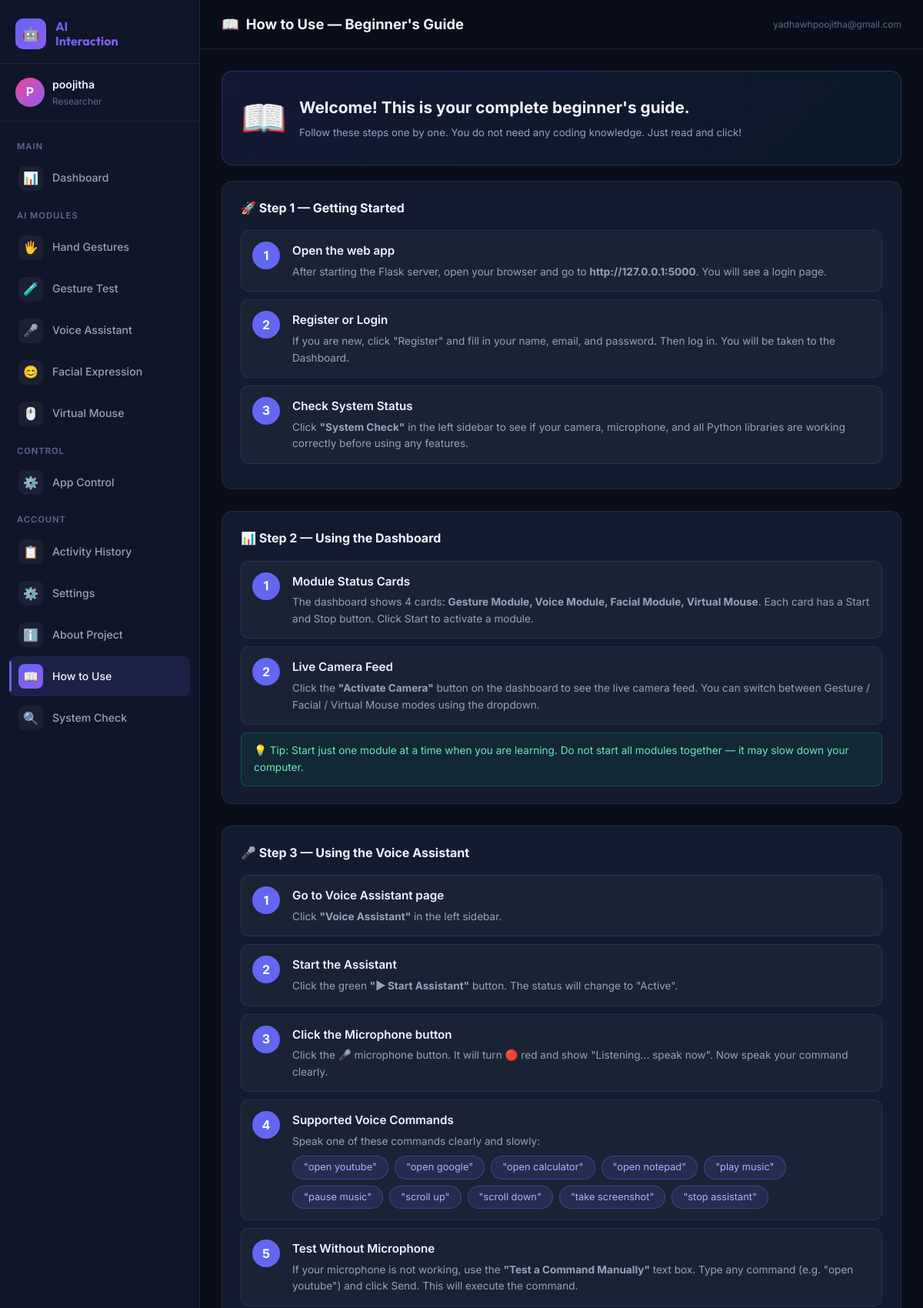
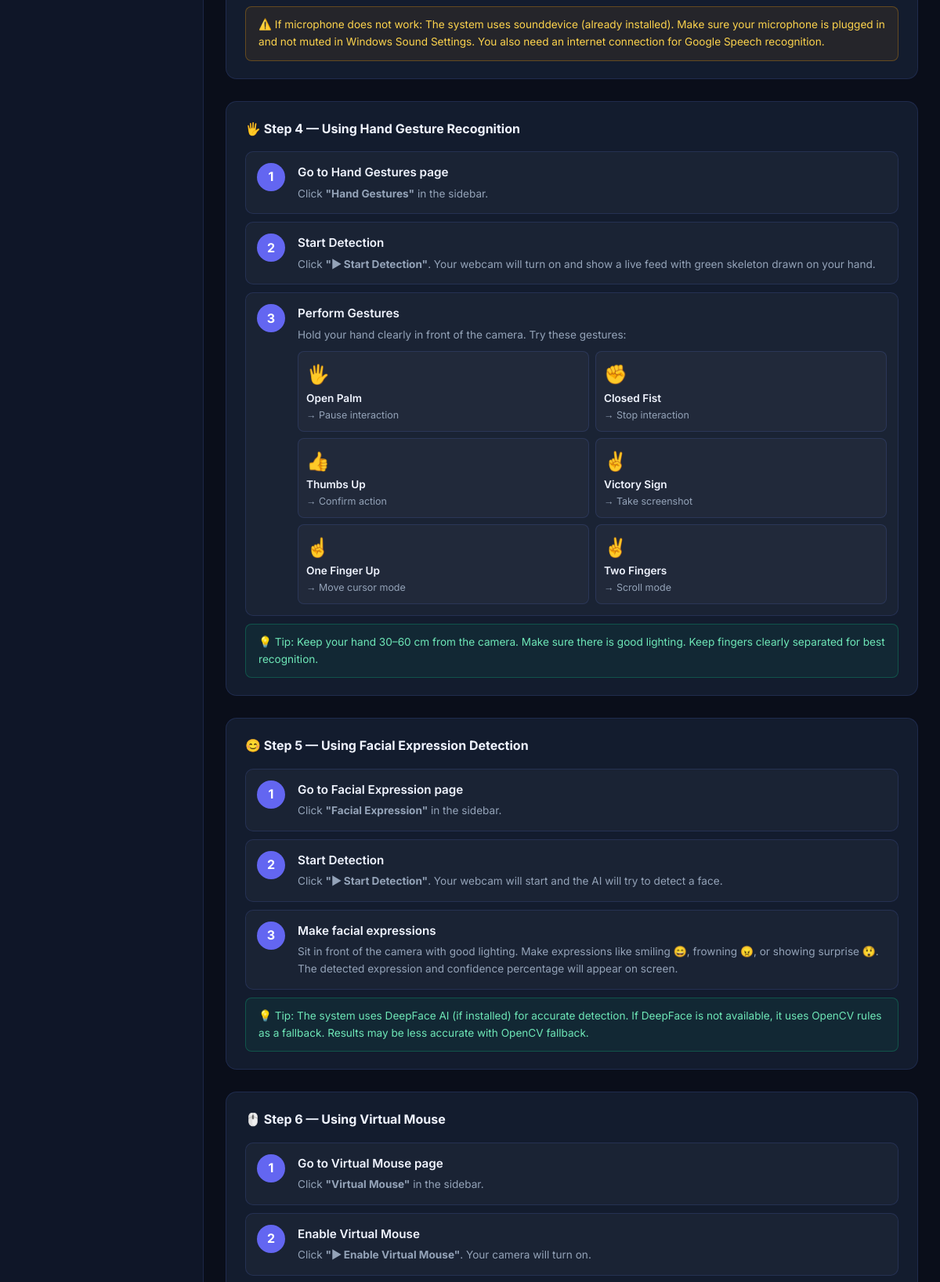
The app's page /how-to-use (signed in, upper part) with its own data (2 pictures, top to bottom).
### database/database.py (models this page shows, shortened)
class User(UserMixin, db.Model):
    __tablename__ = 'users'
    id = db.Column(db.Integer, primary_key=True)
    username = db.Column(db.String(80), unique=True, nullable=False)
    email = db.Column(db.String(120), unique=True, nullable=False)
    password_hash = db.Column(db.String(256), nullable=False)
    full_name = db.Column(db.String(120))
    avatar = db.Column(db.String(256), default='default.png')
    created_at = db.Column(db.DateTime, default=datetime.utcnow)
    last_login = db.Column(db.DateTime)
    is_active = db.Column(db.Boolean, default=True)
    settings = db.relationship('UserSettings', backref='user', uselist=False, cascade='all, delete-orphan')
    activities = db.relationship('ActivityLog', backref='user', lazy='dynamic', cascade='all, delete-orphan')

### app.py (the view)
@app.route('/how-to-use')
@login_required
def how_to_use():
    return render_template('how_to_use.html', user=current_user)

### app.py (called while the page is built)
@login_manager.user_loader
def load_user(user_id):
    return User.query.get(int(user_id))

### templates/how_to_use.html (shortened to what this page needs)
{% extends "base.html" %}
{% block page_icon %}📖{% endblock %}
{% block page_title %}How to Use — Beginner's Guide{% endblock %}
{% block content %}
<div class="card fade-in mb-20"
    style="background:linear-gradient(135deg,rgba(99,102,241,0.12),rgba(6,182,212,0.08));border-color:rgba(99,102,241,0.3);">
    <div style="display:flex;align-items:center;gap:16px;">
        <div style="font-size:3rem;">📖</div>
        <div>
            <div style="font-size:1.3rem;font-weight:700;margin-bottom:6px;">Welcome! This is your complete beginner's
                guide.</div>
            <div class="text-secondary text-sm">Follow these steps one by one. You do not need any coding knowledge.
                Just read and click!</div>
        </div>
    </div>
</div>
<div class="card fade-in guide-section">
    <div class="card-title mb-16">🚀 Step 1 — Getting Started</div>
    <div class="guide-step">
        <div class="step-num">1</div>
        <div class="step-body">
            <div class="step-title">Open the web app</div>
            <div class="step-desc">After starting the Flask server, open your browser and go to
                <strong>http://127.0.0.1:5000</strong>. You will see a login page.</div>
        </div>
    </div>
    <div class="guide-step">
        <div class="step-num">2</div>
        <div class="step-body">
            <div class="step-title">Register or Login</div>
            <div class="step-desc">If you are new, click "Register" and fill in your name, email, and password. Then log
                in. You will be taken to the Dashboard.</div>
        </div>
    </div>
    <div class="guide-step">
        <div class="step-num">3</div>
        <div class="step-body">
            <div class="step-title">Check System Status</div>
            <div class="step-desc">Click <strong>"System Check"</strong> in the left sidebar to see if your camera,
                microphone, and all Python libraries are working correctly before using any features.</div>
        </div>
    </div>
</div>
<div class="card fade-in guide-section">
    <div class="card-title mb-16">📊 Step 2 — Using the Dashboard</div>
    <div class="guide-step">
        <div class="step-num">1</div>
        <div class="step-body">
            <div class="step-title">Module Status Cards</div>
            <div class="step-desc">The dashboard shows 4 cards: <strong>Gesture Module, Voice Module, Facial Module,
                    Virtual Mouse</strong>. Each card has a Start and Stop button. Click Start to activate a module.
            </div>
        </div>
    </div>
    <div class="guide-step">
        <div class="step-num">2</div>
        <div class="step-body">
            <div class="step-title">Live Camera Feed</div>
            <div class="step-desc">Click the <strong>"Activate Camera"</strong> button on the dashboard to see the live
                camera feed. You can switch between Gesture / Facial / Virtual Mouse modes using the dropdown.</div>
        </div>
    </div>
    <div class="tip-box">💡 Tip: Start just one module at a time when you are learning. Do not start all modules
        together — it may slow down your computer.</div>
</div>
<div class="card fade-in guide-section">
    <div class="card-title mb-16">🎤 Step 3 — Using the Voice Assistant</div>
    <div class="guide-step">
        <div class="step-num">1</div>
        <div class="step-body">
            <div class="step-title">Go to Voice Assistant page</div>
            <div class="step-desc">Click <strong>"Voice Assistant"</strong> in the left sidebar.</div>
        </div>
    </div>
    <div class="guide-step">
        <div class="step-num">2</div>
        <div class="step-body">
            <div class="step-title">Start the Assistant</div>
            <div class="step-desc">Click the green <strong>"▶ Start Assistant"</strong> button. The status will change
                to "Active".</div>
        </div>
    </div>
    <div class="guide-step">
        <div class="step-num">3</div>
        <div class="step-body">
            <div class="step-title">Click the Microphone button</div>
            <div class="step-desc">Click the 🎤 microphone button. It will turn 🔴 red and show "Listening... speak
                now". Now speak your command clearly.</div>
        </div>
    </div>
    <div class="guide-step">
        <div class="step-num">4</div>
        <div class="step-body">
            <div class="step-title">Supported Voice Commands</div>
            <div class="step-desc">Speak one of these commands clearly and slowly:</div>
            <div class="cmd-list">
                <span class="cmd-chip">"open youtube"</span>
                <span class="cmd-chip">"open google"</span>
                <span class="cmd-chip">"open calculator"</span>
                <span class="cmd-chip">"open notepad"</span>
                <span class="cmd-chip">"play music"</span>
                <span class="cmd-chip">"pause music"</span>
                <span class="cmd-chip">"scroll up"</span>
                <span class="cmd-chip">"scroll down"</span>
                <span class="cmd-chip">"take screenshot"</span>
                <span class="cmd-chip">"stop assistant"</span>
            </div>
        </div>
    </div>
    <div class="guide-step">
        <div class="step-num">5</div>
        <div class="step-body">
            <div class="step-title">Test Without Microphone</div>
            <div class="step-desc">If your microphone is not working, use the <strong>"Test a Command Manually"</strong>
                text box. Type any command (e.g. "open youtube") and click Send. This will execute the command.</div>
        </div>
    </div>
    <div class="warn-box">⚠️ If microphone does not work: The system uses sounddevice (already installed). Make sure
        your microphone is plugged in and not muted in Windows Sound Settings. You also need an internet connection for
        Google Speech recognition.</div>
</div>
<div class="card fade-in guide-section">
    <div class="card-title mb-16">🖐️ Step 4 — Using Hand Gesture Recognition</div>
    <div class="guide-step">
        <div class="step-num">1</div>
        <div class="step-body">
            <div class="step-title">Go to Hand Gestures page</div>
            <div class="step-desc">Click <strong>"Hand Gestures"</strong> in the sidebar.</div>
        </div>
    </div>
    <div class="guide-step">
        <div class="step-num">2</div>
        <div class="step-body">
            <div class="step-title">Start Detection</div>
            <div class="step-desc">Click <strong>"▶ Start Detection"</strong>. Your webcam will turn on and show a live
                feed with green skeleton drawn on your hand.</div>
        </div>
    </div>
    <div class="guide-step">
        <div class="step-num">3</div>
        <div class="step-body">
            <div class="step-title">Perform Gestures</div>
            <div class="step-desc">Hold your hand clearly in front of the camera. Try these gestures:</div>
            <div style="margin-top:10px;display:grid;grid-template-columns:1fr 1fr;gap:8px;">
                {% for emoji, name, action in [('🖐️','Open Palm','Pause interaction'),('✊','Closed Fist','Stop
                interaction'),('👍','Thumbs Up','Confirm action'),('✌️','Victory Sign','Take screenshot'),('☝️','One
                Finger Up','Move cursor mode'),('✌️','Two Fingers','Scroll mode')] %}
                <div
                    style="background:rgba(255,255,255,0.03);border:1px solid var(--border);border-radius:8px;padding:10px;">
                    <div style="font-size:1.5rem;">{{ emoji }}</div>
                    <div style="font-weight:600;font-size:0.85rem;">{{ name }}</div>
                    <div style="font-size:0.78rem;color:var(--text-secondary);">→ {{ action }}</div>
                </div>
                {% endfor %}
            </div>
        </div>
    </div>
    <div class="tip-box">💡 Tip: Keep your hand 30–60 cm from the camera. Make sure there is good lighting. Keep fingers
        clearly separated for best recognition.</div>
</div>
<div class="card fade-in guide-section">
    <div class="card-title mb-16">😊 Step 5 — Using Facial Expression Detection</div>
    <div class="guide-step">
        <div class="step-num">1</div>
        <div class="step-body">
            <div class="step-title">Go to Facial Expression page</div>
            <div class="step-desc">Click <strong>"Facial Expression"</strong> in the sidebar.</div>
        </div>
    </div>
    <div class="guide-step">
        <div class="step-num">2</div>
        <div class="step-body">
            <div class="step-title">Start Detection</div>
            <div class="step-desc">Click <strong>"▶ Start Detection"</strong>. Your webcam will start and the AI will
                try to detect a face.</div>
        </div>
    </div>
    <div class="guide-step">
        <div class="step-num">3</div>
        <div class="step-body">
            <div class="step-title">Make facial expressions</div>
            <div class="step-desc">Sit in front of the camera with good lighting. Make expressions like smiling 😄,
                frowning 😠, or showing surprise 😲. The detected expression and confidence percentage will appear on
                screen.</div>
        </div>
    </div>
    <div class="tip-box">💡 Tip: The system uses DeepFace AI (if installed) for accurate detection. If DeepFace is not
        available, it uses OpenCV rules as a fallback. Results may be less accurate with OpenCV fallback.</div>
</div>
<div class="card fade-in guide-section">
    <div class="card-title mb-16">🖱️ Step 6 — Using Virtual Mouse</div>
    <div class="guide-step">
        <div class="step-num">1</div>
        <div class="step-body">
            <div class="step-title">Go to Virtual Mouse page</div>
            <div class="step-desc">Click <strong>"Virtual Mouse"</strong> in the sidebar.</div>
        </div>
    </div>
    <div class="guide-step">
        <div class="step-num">2</div>
        <div class="step-body">
            <div class="step-title">Enable Virtual Mouse</div>
            <div class="step-desc">Click <strong>"▶ Enable Virtual Mouse"</strong>. Your camera will turn on.</div>
        </div>
    </div>
</div>
{% endblock %}

### templates/base.html (shortened to what this page needs)
<!DOCTYPE html>
<html lang="en">
<head>
  <link rel="stylesheet" href="{{ url_for('static', filename='css/style.css') }}" />
</head>
<body class="fade-in">
  <div class="app-layout">
    <aside class="sidebar" id="sidebar">
      <div class="sidebar-brand">
        <div class="brand-icon">🤖</div>
        <div class="brand-text">AI<br />Interaction</div>
      </div>
      <div class="sidebar-user">
        <div class="user-avatar">{{ current_user.username[0]|upper }}</div>
        <div class="user-info">
          <div class="user-name">{{ current_user.full_name or current_user.username }}</div>
          <div class="user-role">Researcher</div>
        </div>
      </div>
      <nav class="sidebar-nav">
        <div class="nav-section-label">Main</div>
        <a href="{{ url_for('dashboard') }}" class="nav-link {% if request.endpoint=='dashboard' %}active{% endif %}">
          <span class="nav-icon">📊</span> Dashboard
        </a>
        <div class="nav-section-label">AI Modules</div>
        <a href="{{ url_for('gestures') }}" class="nav-link {% if request.endpoint=='gestures' %}active{% endif %}">
          <span class="nav-icon">🖐️</span> Hand Gestures
        </a>
        <a href="{{ url_for('gesture_test') }}"
          class="nav-link {% if request.endpoint=='gesture_test' %}active{% endif %}">
          <span class="nav-icon">🧪</span> Gesture Test
        </a>
        <a href="{{ url_for('voice') }}" class="nav-link {% if request.endpoint=='voice' %}active{% endif %}">
          <span class="nav-icon">🎤</span> Voice Assistant
        </a>
        <a href="{{ url_for('facial') }}" class="nav-link {% if request.endpoint=='facial' %}active{% endif %}">
          <span class="nav-icon">😊</span> Facial Expression
        </a>
        <a href="{{ url_for('virtual_mouse_page') }}"
          class="nav-link {% if request.endpoint=='virtual_mouse_page' %}active{% endif %}">
          <span class="nav-icon">🖱️</span> Virtual Mouse
        </a>
        <div class="nav-section-label">Control</div>
        <a href="{{ url_for('applications') }}"
          class="nav-link {% if request.endpoint=='applications' %}active{% endif %}">
          <span class="nav-icon">⚙️</span> App Control
        </a>
        <div class="nav-section-label">Account</div>
        <a href="{{ url_for('history') }}" class="nav-link {% if request.endpoint=='history' %}active{% endif %}">
          <span class="nav-icon">📋</span> Activity History
        </a>
        <a href="{{ url_for('settings_page') }}"
          class="nav-link {% if request.endpoint=='settings_page' %}active{% endif %}">
          <span class="nav-icon">⚙️</span> Settings
        </a>
        <a href="{{ url_for('about') }}" class="nav-link {% if request.endpoint=='about' %}active{% endif %}">
          <span class="nav-icon">ℹ️</span> About Project
        </a>
        <a href="{{ url_for('how_to_use') }}" class="nav-link {% if request.endpoint=='how_to_use' %}active{% endif %}">
          <span class="nav-icon">📖</span> How to Use
        </a>
        <a href="{{ url_for('system_check') }}"
          class="nav-link {% if request.endpoint=='system_check' %}active{% endif %}">
          <span class="nav-icon">🔍</span> System Check
        </a>
      </nav>
    </aside>
    <div class="main-content">
      <header class="topbar">
        <div class="topbar-title">
          {% block page_icon %}📊{% endblock %}
          &nbsp;{% block page_title %}Dashboard{% endblock %}
        </div>
        <div class="topbar-right">
          <span class="text-xs text-muted">{{ current_user.email }}</span>
        </div>
      </header>
      <main class="page-content">
        {% block content %}{% endblock %}
      </main>
    </div>
  </div>
</body>
</html>

### templates/how_to_use.html (style rules this page uses)
.guide-section { margin-bottom: 28px; }
.guide-step { display: flex; gap: 16px; align-items: flex-start; padding: 14px; background: rgba(255, 255, 255, 0.03); border: 1px solid var(--border); border-radius: 10px; margin-bottom: 10px; }
.step-num { min-width: 36px; height: 36px; border-radius: 50%; background: var(--accent); color: #fff; display: flex; align-items: center; justify-content: center; font-weight: 700; font-size: 1rem; }
.step-body { flex: 1; }
.step-title { font-weight: 600; margin-bottom: 4px; font-size: 0.95rem; }
.step-desc { font-size: 0.85rem; color: var(--text-secondary); line-height: 1.6; }
.tip-box { background: rgba(16, 185, 129, 0.08); border: 1px solid rgba(16, 185, 129, 0.3); border-radius: 8px; padding: 12px 16px; font-size: 0.85rem; color: #6ee7b7; margin-top: 8px; }
.warn-box { background: rgba(245, 158, 11, 0.08); border: 1px solid rgba(245, 158, 11, 0.3); border-radius: 8px; padding: 12px 16px; font-size: 0.85rem; color: #fcd34d; margin-top: 8px; }
.cmd-list { display: flex; flex-wrap: wrap; gap: 8px; margin-top: 8px; }
.cmd-chip { background: rgba(99, 102, 241, 0.15); border: 1px solid rgba(99, 102, 241, 0.4); border-radius: 20px; padding: 4px 14px; font-size: 0.8rem; color: #a5b4fc; }

### records on screen
User: username "P", full_name "poojitha", email "yadhawhpoojitha@gmail.com"

### other values on screen
{{ emoji }} "🖐️" "✊" "👍" "✌️" "☝️" "✌️"
{{ name }} "Open Palm" "Closed Fist" "Thumbs Up" "Victory Sign" "One Finger Up" "Two Fingers"
{{ action }} "Pause interaction" "Stop interaction" "Confirm action" "Take screenshot" "Move cursor mode" "Scroll mode"
